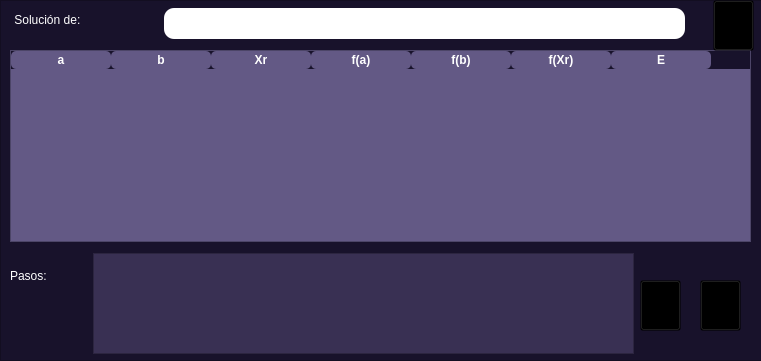
<?xml version="1.0" encoding="UTF-8"?>
<ui version="4.0">
 <class>Form</class>
 <widget class="QWidget" name="Form">
  <property name="geometry">
   <rect>
    <x>0</x>
    <y>0</y>
    <width>761</width>
    <height>361</height>
   </rect>
  </property>
  <property name="windowTitle">
   <string>Form</string>
  </property>
  <widget class="QFrame" name="frame">
   <property name="geometry">
    <rect>
     <x>0</x>
     <y>0</y>
     <width>771</width>
     <height>361</height>
    </rect>
   </property>
   <property name="styleSheet">
    <string notr="true">background-color: rgb(24, 18, 43);
color: white;</string>
   </property>
   <property name="frameShape">
    <enum>QFrame::Shape::StyledPanel</enum>
   </property>
   <property name="frameShadow">
    <enum>QFrame::Shadow::Raised</enum>
   </property>
   <widget class="QTableWidget" name="tablaIteraciones">
    <property name="geometry">
     <rect>
      <x>10</x>
      <y>50</y>
      <width>741</width>
      <height>192</height>
     </rect>
    </property>
    <property name="styleSheet">
     <string notr="true">QHeaderView::section { background-color: #635985; 
color: white;             
font-weight: bold;
border-radius: 5px;
}
QTableWidget{
color: white;
background-color: #635985; 
font-weight: bold;
font-size: 15px;
}
QTableWidget::item:selected {
background-color: black;
color: white;  
}
 </string>
    </property>
    <attribute name="horizontalHeaderVisible">
     <bool>true</bool>
    </attribute>
    <attribute name="horizontalHeaderCascadingSectionResizes">
     <bool>false</bool>
    </attribute>
    <column>
     <property name="text">
      <string>a</string>
     </property>
     <property name="foreground">
      <brush brushstyle="NoBrush">
       <color alpha="255">
        <red>255</red>
        <green>255</green>
        <blue>255</blue>
       </color>
      </brush>
     </property>
    </column>
    <column>
     <property name="text">
      <string>b</string>
     </property>
    </column>
    <column>
     <property name="text">
      <string>Xr</string>
     </property>
    </column>
    <column>
     <property name="text">
      <string>f(a)</string>
     </property>
    </column>
    <column>
     <property name="text">
      <string>f(b)</string>
     </property>
    </column>
    <column>
     <property name="text">
      <string>f(Xr)</string>
     </property>
    </column>
    <column>
     <property name="text">
      <string>E</string>
     </property>
    </column>
   </widget>
   <widget class="QLabel" name="label_6">
    <property name="geometry">
     <rect>
      <x>10</x>
      <y>260</y>
      <width>71</width>
      <height>31</height>
     </rect>
    </property>
    <property name="layoutDirection">
     <enum>Qt::LayoutDirection::LeftToRight</enum>
    </property>
    <property name="styleSheet">
     <string notr="true">color: rgb(255, 255, 255);
font: 900 15pt &quot;Segoe UI Black&quot;;</string>
    </property>
    <property name="text">
     <string>Pasos: </string>
    </property>
    <property name="alignment">
     <set>Qt::AlignmentFlag::AlignLeading|Qt::AlignmentFlag::AlignLeft|Qt::AlignmentFlag::AlignVCenter</set>
    </property>
   </widget>
   <widget class="QPushButton" name="bt_anterior">
    <property name="geometry">
     <rect>
      <x>640</x>
      <y>280</y>
      <width>41</width>
      <height>51</height>
     </rect>
    </property>
    <property name="styleSheet">
     <string notr="true">background-color: rgba(0,0,0,0)</string>
    </property>
    <property name="text">
     <string/>
    </property>
    <property name="icon">
     <iconset resource="iconos.qrc">
      <normaloff>:/icons/volver.png</normaloff>:/icons/volver.png</iconset>
    </property>
    <property name="iconSize">
     <size>
      <width>40</width>
      <height>40</height>
     </size>
    </property>
   </widget>
   <widget class="QPushButton" name="bt_siguiente">
    <property name="geometry">
     <rect>
      <x>700</x>
      <y>280</y>
      <width>41</width>
      <height>51</height>
     </rect>
    </property>
    <property name="styleSheet">
     <string notr="true">background-color: rgba(0,0,0,0)</string>
    </property>
    <property name="text">
     <string/>
    </property>
    <property name="icon">
     <iconset resource="iconos.qrc">
      <normaloff>:/icons/siguiente.png</normaloff>:/icons/siguiente.png</iconset>
    </property>
    <property name="iconSize">
     <size>
      <width>40</width>
      <height>50</height>
     </size>
    </property>
   </widget>
   <widget class="QLabel" name="label">
    <property name="geometry">
     <rect>
      <x>11</x>
      <y>2</y>
      <width>151</width>
      <height>36</height>
     </rect>
    </property>
    <property name="styleSheet">
     <string notr="true">color: rgb(255, 255, 255);
font: 900 17pt &quot;Segoe UI Black&quot;;</string>
    </property>
    <property name="text">
     <string> Solución de:</string>
    </property>
   </widget>
   <widget class="QPushButton" name="bt_volver">
    <property name="geometry">
     <rect>
      <x>713</x>
      <y>0</y>
      <width>41</width>
      <height>51</height>
     </rect>
    </property>
    <property name="styleSheet">
     <string notr="true">background-color: rgba(0,0,0,0);</string>
    </property>
    <property name="text">
     <string/>
    </property>
    <property name="icon">
     <iconset resource="iconos.qrc">
      <normaloff>:/icons/regresar.png</normaloff>:/icons/regresar.png</iconset>
    </property>
    <property name="iconSize">
     <size>
      <width>40</width>
      <height>40</height>
     </size>
    </property>
   </widget>
   <widget class="QLineEdit" name="ecuacionDP">
    <property name="geometry">
     <rect>
      <x>164</x>
      <y>8</y>
      <width>521</width>
      <height>31</height>
     </rect>
    </property>
    <property name="styleSheet">
     <string notr="true">background-color: white;
font: 900 14pt &quot;Segoe UI Black&quot;;
border-radius: 10px;
color: black</string>
    </property>
    <property name="text">
     <string/>
    </property>
    <property name="alignment">
     <set>Qt::AlignmentFlag::AlignLeading|Qt::AlignmentFlag::AlignLeft|Qt::AlignmentFlag::AlignTop</set>
    </property>
   </widget>
   <widget class="QTextEdit" name="pasos">
    <property name="geometry">
     <rect>
      <x>93</x>
      <y>253</y>
      <width>541</width>
      <height>101</height>
     </rect>
    </property>
    <property name="styleSheet">
     <string notr="true">background-color: rgb(57, 48, 83);
font: 900 10pt &quot;Segoe UI Black&quot;;
color: white;
</string>
    </property>
    <property name="html">
     <string>&lt;!DOCTYPE HTML PUBLIC &quot;-//W3C//DTD HTML 4.0//EN&quot; &quot;http://www.w3.org/TR/REC-html40/strict.dtd&quot;&gt;
&lt;html&gt;&lt;head&gt;&lt;meta name=&quot;qrichtext&quot; content=&quot;1&quot; /&gt;&lt;meta charset=&quot;utf-8&quot; /&gt;&lt;style type=&quot;text/css&quot;&gt;
p, li { white-space: pre-wrap; }
hr { height: 1px; border-width: 0; }
li.unchecked::marker { content: &quot;\2610&quot;; }
li.checked::marker { content: &quot;\2612&quot;; }
&lt;/style&gt;&lt;/head&gt;&lt;body style=&quot; font-family:'Segoe UI Black'; font-size:10pt; font-weight:900; font-style:normal;&quot;&gt;
&lt;p style=&quot;-qt-paragraph-type:empty; margin-top:0px; margin-bottom:0px; margin-left:0px; margin-right:0px; -qt-block-indent:0; text-indent:0px;&quot;&gt;&lt;br /&gt;&lt;/p&gt;&lt;/body&gt;&lt;/html&gt;</string>
    </property>
   </widget>
  </widget>
 </widget>
 <resources>
  <include location="iconos.qrc"/>
 </resources>
 <connections/>
</ui>
